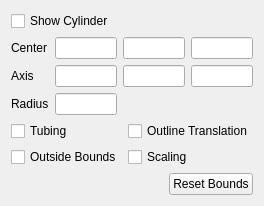
<?xml version="1.0" encoding="UTF-8"?>
<ui version="4.0">
 <class>pqImplicitCylinderWidget</class>
 <widget class="QWidget" name="pqImplicitCylinderWidget">
  <property name="geometry">
   <rect>
    <x>0</x>
    <y>0</y>
    <width>263</width>
    <height>192</height>
   </rect>
  </property>
  <property name="windowTitle">
   <string>Form</string>
  </property>
  <layout class="QGridLayout">
   <item row="7" column="1">
    <widget class="QPushButton" name="resetBounds">
     <property name="text">
      <string>Reset Bounds</string>
     </property>
    </widget>
   </item>
   <item row="7" column="0">
    <spacer>
     <property name="orientation">
      <enum>Qt::Horizontal</enum>
     </property>
     <property name="sizeHint" stdset="0">
      <size>
       <width>40</width>
       <height>20</height>
      </size>
     </property>
    </spacer>
   </item>
   <item row="5" column="0" colspan="2">
    <layout class="QGridLayout">
     <item row="0" column="2">
      <widget class="pqLineEdit" name="centerY"/>
     </item>
     <item row="2" column="0">
      <widget class="QLabel" name="label_2">
       <property name="text">
        <string>Radius</string>
       </property>
      </widget>
     </item>
     <item row="1" column="2">
      <widget class="pqLineEdit" name="axisY"/>
     </item>
     <item row="1" column="0">
      <widget class="QLabel" name="axisLabel">
       <property name="text">
        <string>Axis</string>
       </property>
      </widget>
     </item>
     <item row="1" column="1">
      <widget class="pqLineEdit" name="axisX"/>
     </item>
     <item row="2" column="1">
      <widget class="pqLineEdit" name="radius"/>
     </item>
     <item row="1" column="3">
      <widget class="pqLineEdit" name="axisZ">
       <property name="text">
        <string/>
       </property>
      </widget>
     </item>
     <item row="0" column="0">
      <widget class="QLabel" name="label">
       <property name="text">
        <string>Center</string>
       </property>
      </widget>
     </item>
     <item row="0" column="1">
      <widget class="pqLineEdit" name="centerX"/>
     </item>
     <item row="0" column="3">
      <widget class="pqLineEdit" name="centerZ"/>
     </item>
    </layout>
   </item>
   <item row="0" column="0" colspan="2">
    <widget class="QCheckBox" name="show3DWidget">
     <property name="text">
      <string>Show Cylinder</string>
     </property>
    </widget>
   </item>
   <item row="6" column="0" colspan="2">
    <layout class="QGridLayout">
     <item row="0" column="0">
      <widget class="QCheckBox" name="tubing">
       <property name="text">
        <string>Tubing</string>
       </property>
      </widget>
     </item>
     <item row="0" column="1">
      <widget class="QCheckBox" name="outlineTranslation">
       <property name="text">
        <string>Outline Translation</string>
       </property>
      </widget>
     </item>
     <item row="1" column="0">
      <widget class="QCheckBox" name="outsideBounds">
       <property name="text">
        <string>Outside Bounds</string>
       </property>
      </widget>
     </item>
     <item row="1" column="1">
      <widget class="QCheckBox" name="scaling">
       <property name="text">
        <string>Scaling</string>
       </property>
      </widget>
     </item>
    </layout>
   </item>
  </layout>
 </widget>
 <customwidgets>
  <customwidget>
   <class>pqLineEdit</class>
   <extends>QLineEdit</extends>
   <header>pqLineEdit.h</header>
  </customwidget>
 </customwidgets>
 <tabstops>
  <tabstop>show3DWidget</tabstop>
  <tabstop>centerX</tabstop>
  <tabstop>centerY</tabstop>
  <tabstop>centerZ</tabstop>
  <tabstop>axisX</tabstop>
  <tabstop>axisY</tabstop>
  <tabstop>axisZ</tabstop>
  <tabstop>radius</tabstop>
  <tabstop>tubing</tabstop>
  <tabstop>outlineTranslation</tabstop>
  <tabstop>outsideBounds</tabstop>
  <tabstop>scaling</tabstop>
  <tabstop>resetBounds</tabstop>
 </tabstops>
 <resources/>
 <connections/>
</ui>
